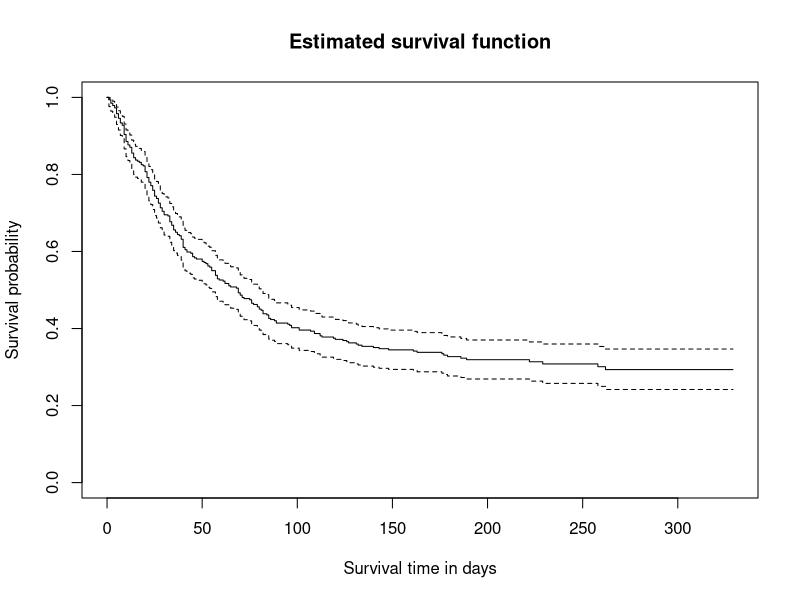
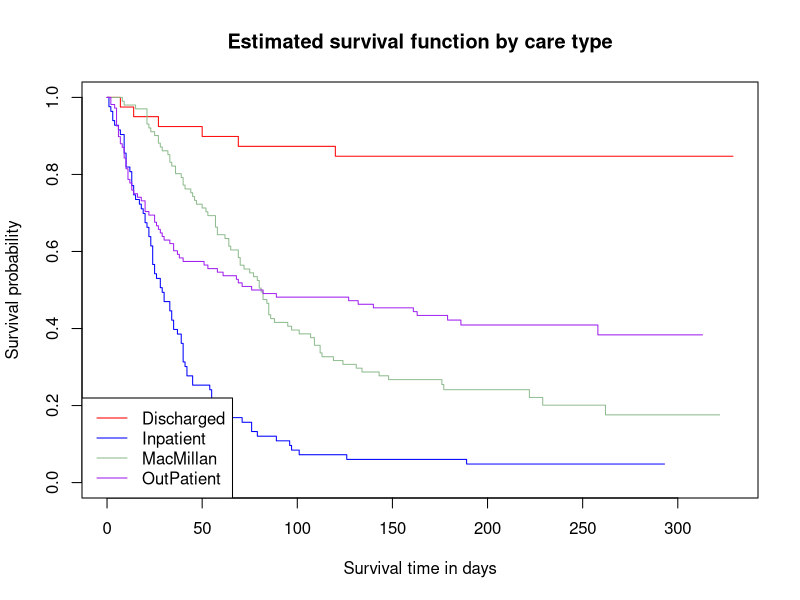
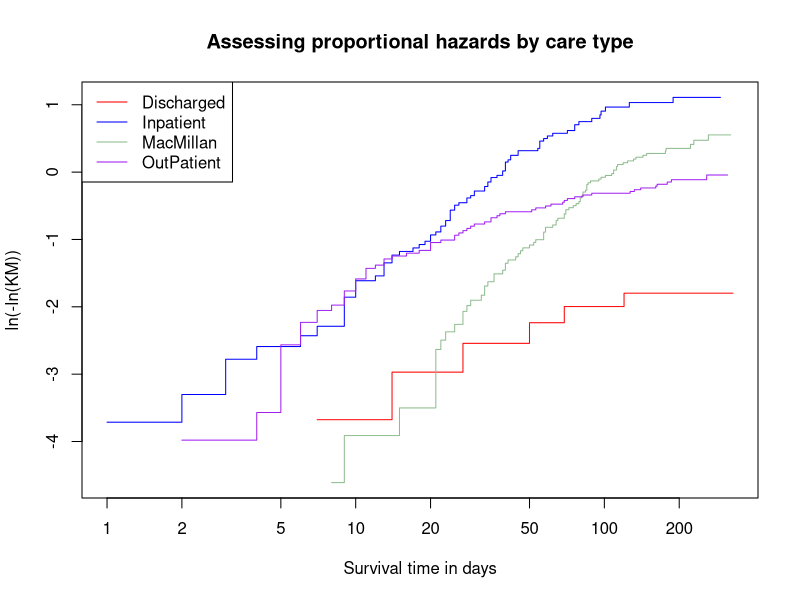
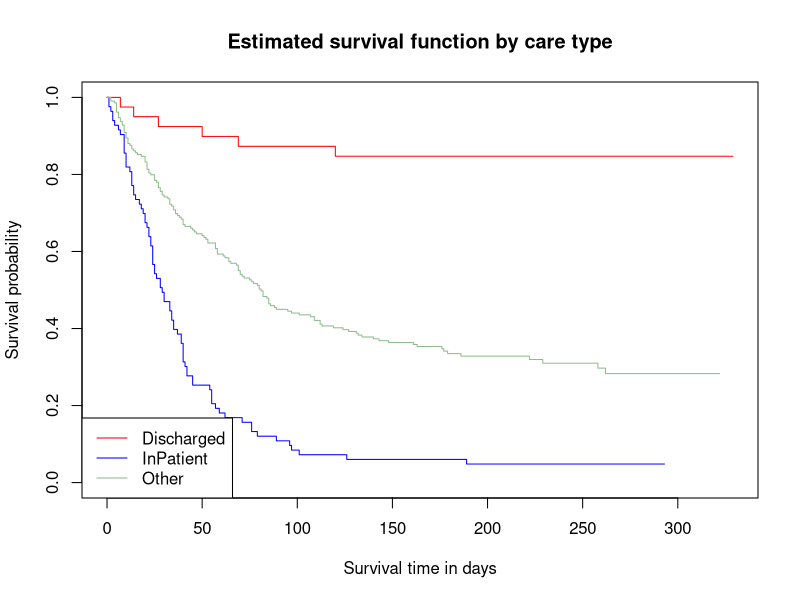
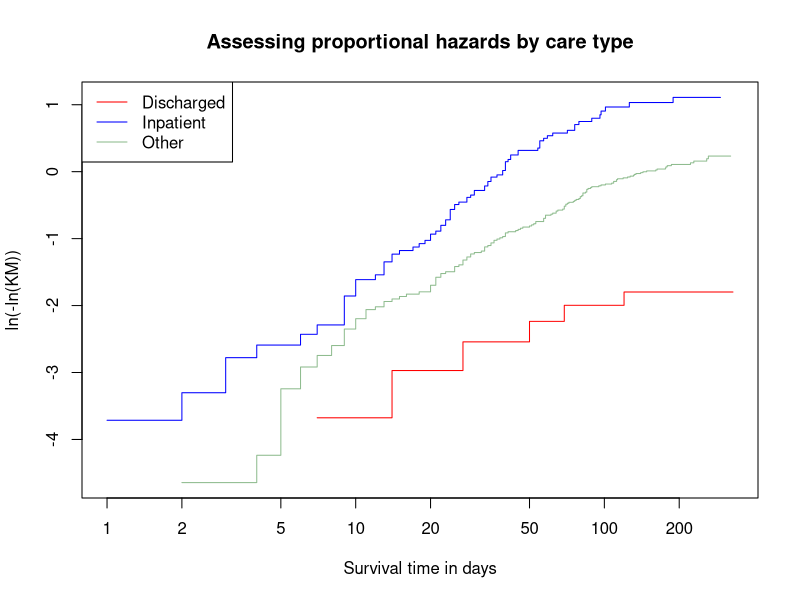

These charts were generated, in order, by the following R code:
#bio_stats_lab_2
#What impact do each of the covariates have on survival time, 
#especially the type of care they received?
setwd("/Users/kurisuuu/Documents/glasgow_stats_2021/bio/")
library(survival)
dat=read.csv(file="Palliativecare.csv")
head(dat)

#compute the Kaplan-Meier estimator of the survival function for the entire population.
surv1=survfit(Surv(Time,Status==1)~1,
              conf.type="log-log",
              data=dat)
summary(surv1)
#The analysis conducted is a complete case analysis since 1 missing observation is deleted.
#Column 1 shows the uncensored event times t(i) Column 2 shows the
#number of people at risk just before t(i)
# Column 3 shows the number of people who experience
#the event of interest at t(i)
# Column 4 shows the probability of surviving up to t(i)
# Column 5 shows the standard error followed by the 95% CI in Column 6 and 7. The survival probability in
#the last row of the table is not zero, meaning that there must be censored observations beyond
#the survival probability decreases sharply within the first 100 days and plateaus at around 30%.

plot(surv1,main = "Estimated survival function",
     xlab = "Survival time in days",
     ylab = "Survival probability")

#Task 1
#Summarize above output in your own words. In particular comment on the presence/absence of
#ties in the data and on every column in the table (as well as the plot of course).
#The table shows 262 uncensored event times. The transformation used to compute the survival
#probability and its 95% CI is the log(− log) transformation. This transformation is needed to
#ensure that the survival times are within the [0, 1] range.
#The analysis conducted is a complete case analysis since 1 missing observation is deleted.
#Column 1 shows the uncensored event times t(i)
#Column 2 shows the number of people at risk just before t(i)
#Column 3 shows the number of people who experience the event of interest at t(i)
#Column 4 shows the probability of surviving up to t(i)
#Column 5 shows the standard error followed by the 95% CI in Column 6 and 7. 
#The survival probability in the last row of the table is not zero, meaning that 
#there must be censored observations beyond t262; in this example, there are 39 such observations.
#The survival plot shows a sharp decrease followed by a plateauing that starts at around day 100.
#Hence the survival probability decreases sharply within the first 100 days and plateaus at around 30%.



#As the most important covariate is care type, the Kaplan-Meier estimate should be drawn separately for
#each care type, which can be done by specifying a factor variable as covariate. Note, R will still include an
#intercept by default.

surv2 <- survfit(Surv(Time,Status == 1) ~ factor(Care),
                 conf.type = "log-log",
                 data = dat)
plot(surv2,
     col = c("red", "blue", "darkseagreen", "purple"),
     main = "Estimated survival function by care type",
     xlab = "Survival time in days",
     ylab = "Survival probability")
legend("bottomleft",
       col = c("red", "blue", "darkseagreen", "purple"),
       lty = 1,
       legend = c("Discharged", "Inpatient", "MacMillan", "OutPatient"))

#Task 2
#Comment on the plot above
#The survival functions cross for the different care types. This suggests that 
#the proportional hazard assumptions may not hold. To assess this, one can draw
#log-log plot of the survival function for each care type


#The log-log plot of the survival function for each care type is plotted below.
plot(surv2,
     fun = "cloglog",
     col = c("red", "blue", "darkseagreen", "purple"),
     xlab = "Survival time in days",
     ylab = "ln(-ln(KM))",
     main = "Assessing proportional hazards by care type")
legend("topleft",
       col = c("red", "blue", "darkseagreen", "purple"),
       lty = 1,
       legend = c("Discharged", "Inpatient", "MacMillan", "OutPatient"))

#Task 3 Comment on the plot above
#sol: the plot shows the log-log survival function cross at least once for each
#care type, suggesting that the proportional hazard assumption is not tenable. This 
#can be overcame by combining the McMillan and Outpatient together, which are most
#similar to each other

#Task 4
#In order to ensure all necessary assumptions are met, the decision was taken to combine the
#MacMillan and OutPatient care types. This piece of code is hidden from you. Write your own
#R code that achieves that. Call the new 3 level factor Care3 and make sure your code also
#attaches it to the dataset.
Care3=dat$Care
Care3[Care3=="MacMillan"]="Other"
Care3[Care3=="Outpt Care"]="Other"


surv2 <- survfit(Surv(Time,Status == 1) ~ factor(Care3),
                 conf.type = "log-log",
                 data = dat)
plot(surv2,
     col = c("red", "blue", "darkseagreen"),
     main = "Estimated survival function by care type",
     xlab = "Survival time in days",
     ylab = "Survival probability")
legend("bottomleft",
       col = c("red", "blue", "darkseagreen"),
       lty = 1,
       legend = c("Discharged", "InPatient", "Other"))


plot(surv2,
     fun = "cloglog",
     col = c("red", "blue", "darkseagreen"),
     xlab="Survival time in days",
     ylab="ln(-ln(KM))",
     main="Assessing proportional hazards by care type")
legend("topleft",
       col=c("red", "blue", "darkseagreen"),
       lty = 1,
       legend = c("Discharged", "Inpatient", "Other"))

#Task 5
#Based on the above plots, is the proportional hazards assumption met and which of the
#treatments appear to be associated with the longest and shortest survival times? Explain your
#reasoning.
#This time the lines for different care types do not cross, suggesting that the 
#proportional hazard assuption is met. It appears as if discharged patients 
#experience the longest survival time while the inpatient care group experience 
#the shortest survial time. This is only an initial impression and must be
#backed up by a formal statistial test
#[Note, you also have to check the proportional hazards assumption of all other variables you intend to
#include in the PHM. Since this is a simple example to illustrate the steps of a survival analysis, those plots
#are skipped here.]


#The next step is to assess whether there is a significant difference in 
#survival distribution by care type,which can be done using a log rank test.
survdiff(Surv(Time, Status == 1) ~ Care3, data = dat)

#Task 6
#Interpret the log rank test above. Note that the squared difference of observed and expected
#values can be devided by the expected values or a variance meassure called V. For the purpose of
#this course, we will stick to the definition of the χ2 test and devide by E.

#The p-value is much less than 0.05, suggesting that care type is sig. corr. w/
#survival. while the log rank test established a sig. diff. in survival times
#btw treatments, it does not reval anything about size of this effect. To establish
#effect sizes a Cox proportional hazard model can be fit.



mod1=coxph(Surv(Time,Status==1)~factor(Care3)+factor(Age)+factor(Sex),
           data=dat)
summary(mod1)



#Task 7
#Interpret the output above in detail. Make sure you comment on all the information the output
#provides to you and clearly state your reasoning. Not all statistics reported have been discussed
#in the notes and I encourage you to use the R help function as well as books and online
#resources to research what you don’t yet know.

#The summary output first shows the model that was fit. It then shows the number of
#observations, events and missing values. This dataset contains 332 observations and 1 missing
#value. A complete case analysis is conducted and therefore the missing value is not considered
#in the model. 228 of the 332 non-missing observations are uncensored.
#All variables in the model are factors and therefore have a baseline specified. By default, R uses
#the Discharged group as baseline for the variable Care3, since it is alphabetically the first
#category (D, before I and O) and 31-50 as baseline for the variable Age since it starts with the
#smallest number. Due to similar reasoning Female is the baseline of the variable Sex. All
#conclusions drawn from the output are relative to the baseline level.

#The coef column gives the coefficient (denoted βˆ in the lecture notes) on the log scale. It also
#gives the exponential of the coefficient, since the hazard ratios are defined on the exponential
#scale. The standard error and the z-score can be used to compute the p-value. Hence you may
#look at the standard error and z-score or at the p-value - both give the same information.
#Let’s look closer at the Inpatient Care level of the Care3 factor. The coefficient is 2.9, which
#is greater than 0 and on the exponential scale 19.9, which is greater than 1. Therefore the
#Inpatient Care group is associated with a higher hazard and a shorter survival than the
#Discharged group. The z-score is 6.9 with a standard error of 0.4. In order to get a 95% CI we
#need to add / substract 1.96 times the standard error to from the z-score. A quick calculation in
#our heads by using 2 rather than 1.96 gives a z-score that is easily entirely positive. That is
#reflected by a very significant p-value of 0.000000000003.

#We can interpret the hazards ratio of experiencing the event of interest (i.e. dying) as being on
#average 19.9 times greater in the Inpatient Care group compared to the Discharged group. It
#is possible to flip this statement around and say that the hazard of death in the Disharged
#group is on average 0.05 times the hazard of death in the Inpatient Care group. 95% CI on
#the exponential scale are given as well.
#Concordance is a measure for the predictive ability of the model. It gives the proportion of
#predicted observations that have the same ranking as observed observations, for all observations
#where ranking is possible. For example, assume death d1 has occurred at time point t1 and death
#d2 at time point t2 such that t1 < t2. If both deaths are uncensored or if d2 is censored we can
#rank the deaths and say that d1 has occurred before d2. If d1 is censored however, this ranking is
#not possible anymore and this pair of observations would not be used to compute the concordance statistic.
#The Likelihood ratio test and Wald test are two methods to compare the fitted model to the
#intercept only model. The significant p-values show that the model with covariates is
#significantly better at explaining the variation in the data than the intercept-only model.
#Finally, the log rank test indicates a significant difference between at least two subgroups in the
#data.





mod2 <- coxph(Surv(Time, Status == 1) ~ factor(Care3), data = dat)
summary(mod2)



#Task 8
#Quantify the hazard ratio between Inpatient Care and Other. You will need to compute the
#estimate and variance of this difference. You might find following well known result useful:
#Ans
est=mod2$coefficients[1]-mod2$coefficients[2]
var=mod2$var[1,1]+mod2$var[2,2]-2*mod2$var[1,2]


#Task 9
#Answer the research question posed at the beginning of the Problem. Make sure to write full
#sentences in clear and easy-to-understand language. Don’t forget to include a measure of
#uncertainty.

#The only variable that appears to have an impact on survival time is the type of care received.
#There is a statstically significant difference between all three levels of care in the model - those
#are discharged, inpatient care and other (consisting of Macmillan nursing and outpatient care).
#The largest of those differences appears to be between inpatient care and discharged with a
#hazard ratio of 18.4 (7.9, 42.5) followed by the hazard ratio between other and discharged of 6.8
#(3.0, 15.5). The smallest, yet significant, difference can be observed between inpatient care and
#other with a hazard ratio of 2.7 (2.0, 3.6). The intervals given are 95% CI intervals.















